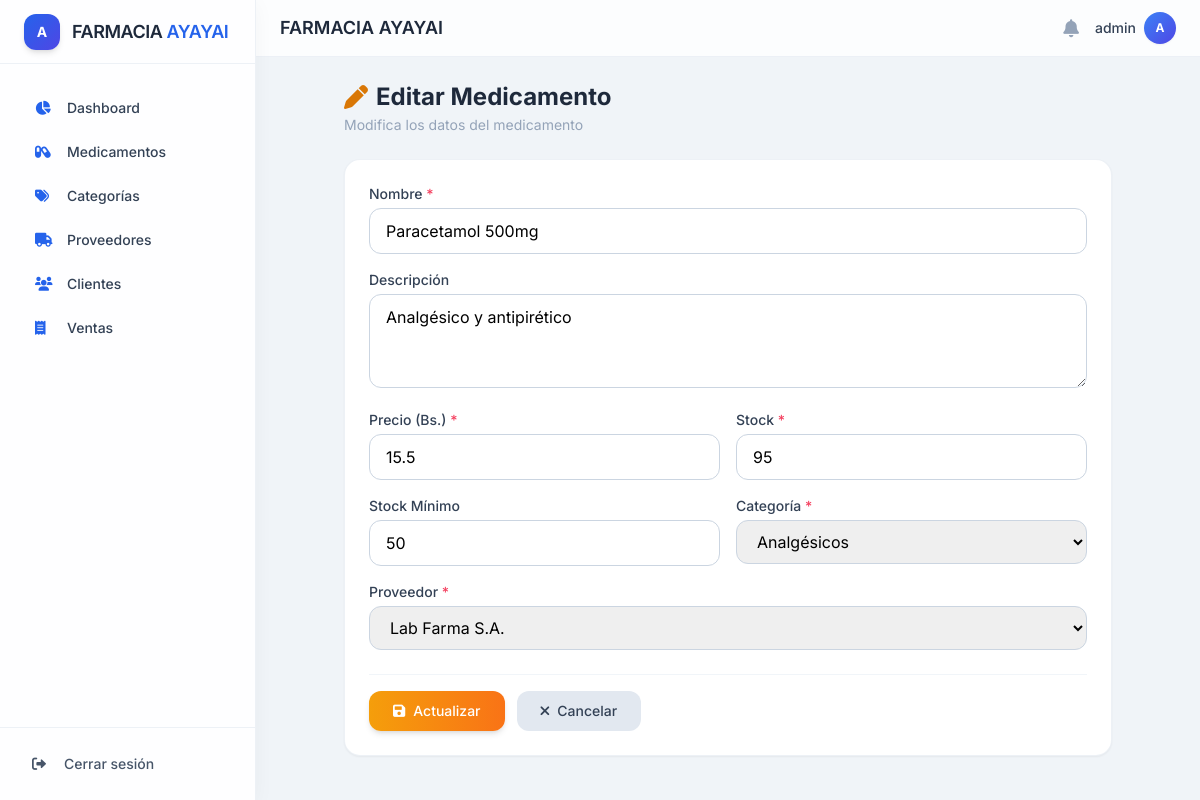
The app's page /medicamentos/editar/1 (signed in) with its own data.
### app/models.py (models this page shows, shortened)
class Usuario(UserMixin, db.Model):
    __tablename__ = 'usuarios'
    id = db.Column(db.Integer, primary_key=True)
    username = db.Column(db.String(100), unique=True, nullable=False)
    password_hash = db.Column(db.String(200), nullable=False)
    rol_id = db.Column(db.Integer, db.ForeignKey('roles.id'), nullable=False)

class Medicamento(db.Model):
    __tablename__ = 'medicamentos'
    id = db.Column(db.Integer, primary_key=True)
    nombre = db.Column(db.String(100), nullable=False)
    descripcion = db.Column(db.String(200))
    precio = db.Column(db.Float, nullable=False)
    stock = db.Column(db.Integer, nullable=False)
    stock_minimo = db.Column(db.Integer, default=5)
    categoria_id = db.Column(db.Integer, db.ForeignKey('categorias.id'), nullable=False)
    proveedor_id = db.Column(db.Integer, db.ForeignKey('proveedores.id'), nullable=False)
    categoria = db.relationship('Categoria', backref='medicamentos', lazy=True)
    proveedor = db.relationship('Proveedor', backref='medicamentos', lazy=True)

class Categoria(db.Model):
    __tablename__ = 'categorias'
    id = db.Column(db.Integer, primary_key=True)
    nombre = db.Column(db.String(100), nullable=False)

class Proveedor(db.Model):
    __tablename__ = 'proveedores'
    id = db.Column(db.Integer, primary_key=True)
    nombre = db.Column(db.String(100), nullable=False)
    telefono = db.Column(db.String(20))
    email = db.Column(db.String(100))
    direccion = db.Column(db.String(200))

### app/routes.py (the view, shortened to what this page needs)
@bp.route('/medicamentos/editar/<int:id>', methods=['GET', 'POST'])
@login_required
def medicamentos_editar(id):
    from app.models import Medicamento, Categoria, Proveedor
    medicamento = Medicamento.query.get_or_404(id)
    categorias = Categoria.query.all()
    proveedores = Proveedor.query.all()
    return render_template('medicamentos/editar.html', medicamento=medicamento, categorias=categorias, proveedores=proveedores)

### app/__init__.py (called while the page is built)
@login_manager.user_loader
def load_user(user_id):
    from app.models import Usuario
    return Usuario.query.get(int(user_id))

### app/templates/medicamentos/editar.html (shortened to what this page needs)
{% extends "base.html" %}
{% block content %}
<div class="max-w-3xl mx-auto">
    <div class="mb-6">
        <h2 class="text-2xl font-bold text-slate-800 flex items-center gap-2">
            <i class="fas fa-pen text-amber-600"></i> Editar Medicamento
        </h2>
        <p class="text-sm text-slate-400 mt-0.5">Modifica los datos del medicamento</p>
    </div>
    <div class="bg-white rounded-2xl shadow-sm border border-slate-200/60 p-6">
        <form method="POST">
            <div class="grid grid-cols-1 md:grid-cols-2 gap-4">
                <div class="md:col-span-2">
                    <label class="block text-sm font-medium text-slate-700 mb-1">Nombre <span class="text-rose-500">*</span></label>
                    <input type="text" name="nombre" value="{{ medicamento.nombre }}" class="w-full px-4 py-2.5 rounded-xl border border-slate-300 focus:border-blue-500 focus:ring-2 focus:ring-blue-200 transition" required>
                </div>
                <div class="md:col-span-2">
                    <label class="block text-sm font-medium text-slate-700 mb-1">Descripción</label>
                    <textarea name="descripcion" rows="3" class="w-full px-4 py-2.5 rounded-xl border border-slate-300 focus:border-blue-500 focus:ring-2 focus:ring-blue-200 transition">{{ medicamento.descripcion }}</textarea>
                </div>
                <div>
                    <label class="block text-sm font-medium text-slate-700 mb-1">Precio (Bs.) <span class="text-rose-500">*</span></label>
                    <input type="number" step="0.01" name="precio" value="{{ medicamento.precio }}" class="w-full px-4 py-2.5 rounded-xl border border-slate-300 focus:border-blue-500 focus:ring-2 focus:ring-blue-200 transition" required>
                </div>
                <div>
                    <label class="block text-sm font-medium text-slate-700 mb-1">Stock <span class="text-rose-500">*</span></label>
                    <input type="number" name="stock" value="{{ medicamento.stock }}" class="w-full px-4 py-2.5 rounded-xl border border-slate-300 focus:border-blue-500 focus:ring-2 focus:ring-blue-200 transition" required>
                </div>
                <div>
                    <label class="block text-sm font-medium text-slate-700 mb-1">Stock Mínimo</label>
                    <input type="number" name="stock_minimo" value="{{ medicamento.stock_minimo }}" class="w-full px-4 py-2.5 rounded-xl border border-slate-300 focus:border-blue-500 focus:ring-2 focus:ring-blue-200 transition">
                </div>
                <div>
                    <label class="block text-sm font-medium text-slate-700 mb-1">Categoría <span class="text-rose-500">*</span></label>
                    <select name="categoria_id" class="w-full px-4 py-2.5 rounded-xl border border-slate-300 focus:border-blue-500 focus:ring-2 focus:ring-blue-200 transition" required>
                        {% for c in categorias %}
                        <option value="{{ c.id }}" {% if c.id == medicamento.categoria_id %}selected{% endif %}>{{ c.nombre }}</option>
                        {% endfor %}
                    </select>
                </div>
                <div class="md:col-span-2">
                    <label class="block text-sm font-medium text-slate-700 mb-1">Proveedor <span class="text-rose-500">*</span></label>
                    <select name="proveedor_id" class="w-full px-4 py-2.5 rounded-xl border border-slate-300 focus:border-blue-500 focus:ring-2 focus:ring-blue-200 transition" required>
                        {% for p in proveedores %}
                        <option value="{{ p.id }}" {% if p.id == medicamento.proveedor_id %}selected{% endif %}>{{ p.nombre }}</option>
                        {% endfor %}
                    </select>
                </div>
            </div>
            <div class="flex flex-wrap gap-3 mt-6 pt-4 border-t border-slate-100">
                <button type="submit" class="inline-flex items-center gap-2 bg-gradient-to-r from-amber-500 to-orange-500 hover:from-amber-600 hover:to-orange-600 text-white px-6 py-2.5 rounded-xl text-sm font-medium shadow-md hover:shadow-lg transition-all duration-200">
                    <i class="fas fa-save"></i> Actualizar
                </button>
                <a href="{{ url_for('main.medicamentos_listar') }}" class="inline-flex items-center gap-2 bg-slate-200 hover:bg-slate-300 text-slate-700 px-6 py-2.5 rounded-xl text-sm font-medium transition">
                    <i class="fas fa-times"></i> Cancelar
                </a>
            </div>
        </form>
    </div>
</div>
{% endblock %}

### app/templates/base.html (shortened to what this page needs)
<!DOCTYPE html>
<html lang="es">
<head>
    <script src="https://cdn.tailwindcss.com"></script>
    <link rel="stylesheet" href="https://cdnjs.cloudflare.com/ajax/libs/font-awesome/6.0.0-beta3/css/all.min.css" />
</head>
<body>
<aside class="fixed inset-y-0 left-0 z-50 w-64 bg-white/90 backdrop-blur-md shadow-soft border-r border-slate-200/60 hidden md:flex flex-col">
    <div class="flex items-center gap-3 px-6 h-16 border-b border-slate-200/60">
        <div class="h-9 w-9 rounded-xl bg-gradient-to-br from-blue-600 to-indigo-600 flex items-center justify-center text-white font-bold text-sm shadow-md">A</div>
        <span class="text-lg font-semibold text-slate-800 tracking-tight">FARMACIA <span class="text-blue-600">AYAYAI</span></span>
    </div>
    <nav class="flex-1 overflow-y-auto py-6 px-4 space-y-1">
        <a href="/dashboard" class="sidebar-link active flex items-center gap-3 px-4 py-2.5 rounded-lg text-slate-700 text-sm font-medium"><i class="fas fa-chart-pie w-5 text-blue-600"></i> Dashboard</a>
        <a href="/medicamentos" class="sidebar-link flex items-center gap-3 px-4 py-2.5 rounded-lg text-slate-700 text-sm font-medium"><i class="fas fa-capsules w-5 text-blue-600"></i> Medicamentos</a>
        <a href="/categorias" class="sidebar-link flex items-center gap-3 px-4 py-2.5 rounded-lg text-slate-700 text-sm font-medium"><i class="fas fa-tags w-5 text-blue-600"></i> Categorías</a>
        <a href="/proveedores" class="sidebar-link flex items-center gap-3 px-4 py-2.5 rounded-lg text-slate-700 text-sm font-medium"><i class="fas fa-truck w-5 text-blue-600"></i> Proveedores</a>
        <a href="/clientes" class="sidebar-link flex items-center gap-3 px-4 py-2.5 rounded-lg text-slate-700 text-sm font-medium"><i class="fas fa-users w-5 text-blue-600"></i> Clientes</a>
        <a href="/ventas" class="sidebar-link flex items-center gap-3 px-4 py-2.5 rounded-lg text-slate-700 text-sm font-medium"><i class="fas fa-receipt w-5 text-blue-600"></i> Ventas</a>
    </nav>
    <div class="border-t border-slate-200/60 p-4">
        <a href="/logout" class="flex items-center gap-3 px-4 py-2.5 rounded-lg text-slate-600 hover:bg-red-50 hover:text-red-600 transition text-sm font-medium"><i class="fas fa-sign-out-alt w-5"></i> Cerrar sesión</a>
    </div>
</aside>
<div class="flex-1 md:ml-64 min-h-screen">
    <header class="sticky top-0 z-40 bg-white/80 backdrop-blur-sm border-b border-slate-200/60 px-6 py-3 flex items-center justify-between">
        <div class="flex items-center gap-4">
            <h2 class="text-lg font-semibold text-slate-800">FARMACIA AYAYAI</h2>
        </div>
        <div class="flex items-center gap-4">
            <i class="fas fa-bell text-slate-400 hover:text-slate-600 cursor-pointer transition text-lg"></i>
            <div class="flex items-center gap-2">
                <span class="text-sm font-medium text-slate-700 hidden sm:block">{{ current_user.username }}</span>
                <div class="h-8 w-8 rounded-full bg-gradient-to-br from-blue-500 to-indigo-600 flex items-center justify-center text-white text-xs font-bold shadow-sm">A</div>
            </div>
        </div>
    </header>
    <main class="p-6">
        {% block content %}{% endblock %}
    </main>
</div>
</body>
</html>

### app/templates/base.html (style rules this page uses)
* { font-family: 'Inter', sans-serif; }
body { background: #f0f4f8; }
.sidebar-link { transition: all 0.2s ease; border-left: 3px solid transparent; }
.shadow-soft { box-shadow: 0 4px 20px rgba(0,0,0,0.04); }

### records on screen
Usuario: username "admin"
Medicamento: nombre "Paracetamol 500mg", descripcion "Analgésico y antipirético", precio "15.5", stock "95", stock_minimo "50", categoria_id "Analgésicos", proveedor_id "Lab Farma S.A."
